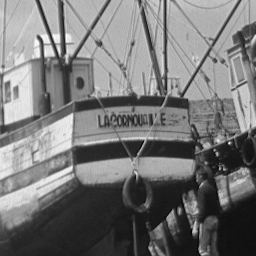
#> input picture medianmoyNagao-python/boat256x256-8bpp.bmp, 256 x 256 px
$ python moyenne.py
#> lines starting #> are read from the running program, lines starting #| are printed output that depends on the picture
# functionlib : librairie (module) perso de fonctions de traitement d'image

from PIL import Image  # librairie image PIL/Pillow (install par shell cmd : py -m pip install Pillow) (ou : python -m pip install Pillow)
import PIL.ImageOps  # librairie image PIL/Pillow

from numpy import *  # librairie numpy de tableaux (install par shell cmd : py -m pip install numpy)
import numpy as np  # librairie numpy de tableaux (install par shell cmd : py -m pip install numpy)

from math import *  # librairie maths

from scipy import signal  # librairie scipy de signal (install par shell cmd : py -m pip install scipy)
from scipy import misc
import matplotlib.pyplot as plt  # librairie matplotlib de maths (install par shell cmd : py -m pip install matplotlib)

# ---------------------------------------------------------------------------- #
def conversiontableauimage(Itab):  # fonction de conversion d'un tableau 2D numpy en image PIL
    size = np.shape(Itab)  # tuple size (Ny Nx)
    Nx = size[1]  # Nx = cols, Ny = rows
    Ny = size[0]  # Nx = cols, Ny = rows
    mode = 'L'  # mode image 256 niveaux de gris (8 bits par pixel)
    Sizetuple = (Nx,Ny)  # ecriture de size renverse en tuple (Nx Ny)
    I = Image.new(mode,Sizetuple)  # PIL : reservation memoire image traitee avec la meme taille que l'image initiale
    for y in range(Ny):
        for x in range(Nx):
            s = int(Itab[y][x])
            I.putpixel((x,y),s)  # PIL : putpixel requiert un param scalaire s
    return I
# ---------------------------------------------------------------------------- #

# ---------------------------------------------------------------------------- #
def moyenne3(I):  # fonction convolution d'image avec un masque moyenneur 3x3
    Itab = np.array(I)  # conversion image I en tableau numpy Itab
    mask = np.array([[ 1./9., 1./9., 1./9.],
                     [1./9., 1./9., 1./9.],
                     [ 1./9., 1./9., 1./9.]])
    Jtab = signal.convolve2d(Itab, mask)
    J = conversiontableauimage(Jtab)
    return J
# ---------------------------------------------------------------------------- #

# ---------------------------------------------------------------------------- #
file = "boat256x256-8bpp.bmp"  # image 256 niveaux de gris (8 bits par pixel)
I = Image.open(file)  # PIL : ouverture fichier image dans le meme repertoire
#> I is the input picture: PIL image 256x256 L; min 4, max 255, mean 118.4
J = moyenne3(I)  # fonction perso
#> in moyenne3, `Jtab = signal.convolve2d(Itab, mask)`:
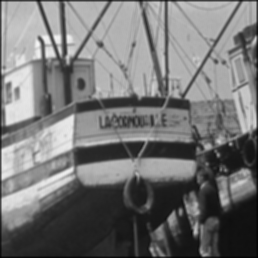
#> Jtab: shape (258, 258) float64; min 2, max 245.1, mean 116.6
#> in conversiontableauimage, `I = Image.new(mode,Sizetuple)  # PIL : reservation memoire image trait..`: I: PIL image 258x258 L; every value is 0
I.show()  # PIL : affichage image initiale (a traiter)
J.show()  # PIL : affichage image traitee
I.close()  # PIL : fermeture de l'image initiale
J.close()  # PIL : fermeture de l'image traitee
# ---------------------------------------------------------------------------- #
